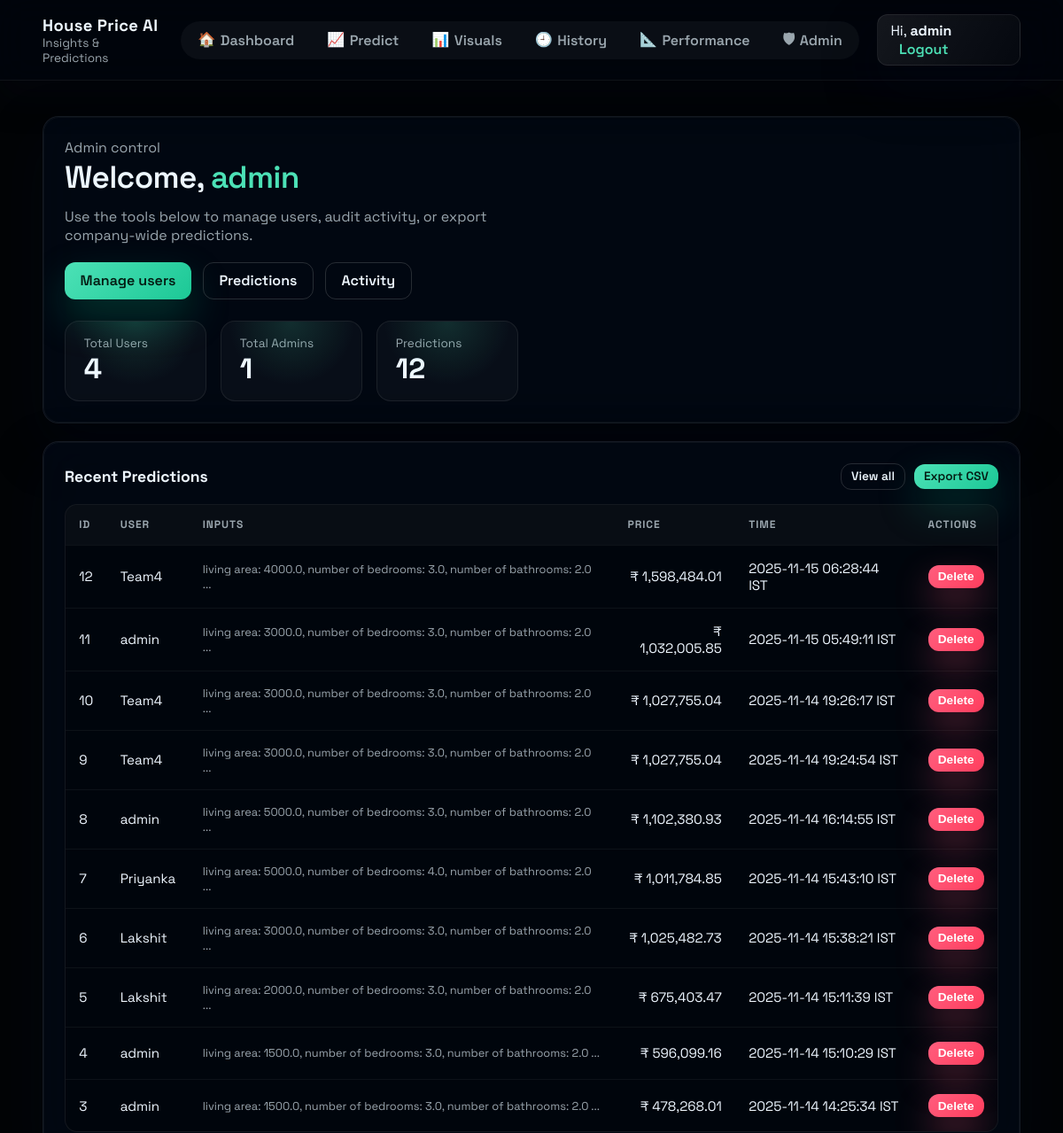
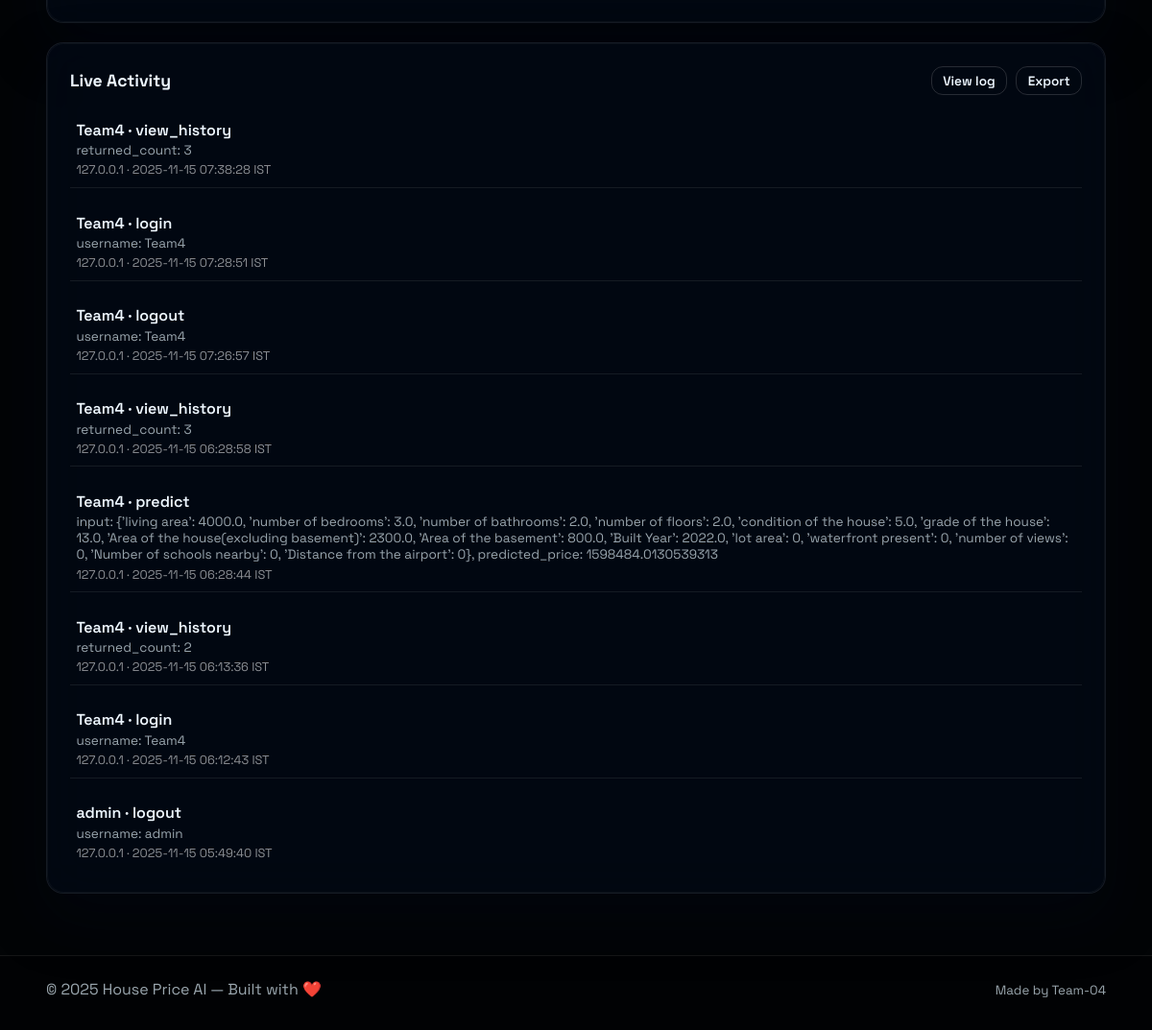
The page /admin (signed in) on the database its author committed (2 pictures, top to bottom).
### tables this page shows
CREATE TABLE predictions (
            id INTEGER PRIMARY KEY AUTOINCREMENT,
            user_id INTEGER,
            input_data TEXT,
            predicted_price REAL,
            timestamp DATETIME DEFAULT CURRENT_TIMESTAMP
        );

CREATE TABLE users (
            id INTEGER PRIMARY KEY AUTOINCREMENT,
            username TEXT UNIQUE NOT NULL,
            password TEXT NOT NULL
        , role TEXT DEFAULT 'user', last_login DATETIME);

CREATE TABLE activity (
            id INTEGER PRIMARY KEY AUTOINCREMENT,
            user_id INTEGER,
            username TEXT,
            action TEXT,
            details TEXT,
            ip TEXT,
            timestamp DATETIME DEFAULT CURRENT_TIMESTAMP
        );

### app.py (the view)
@app.route('/admin')
@admin_required
def admin_dashboard():
    user_count = admin_count = pred_count = 0
    recent_predictions = []
    recent_activity = []
    try:
        with get_db() as conn:
            c = conn.cursor()
            c.execute('SELECT COUNT(*) AS cnt FROM users')
            r = c.fetchone()
            user_count = int(r['cnt']) if r else 0
            c.execute("SELECT COUNT(*) as cnt FROM users WHERE role = 'admin'")
            r = c.fetchone()
            admin_count = int(r['cnt']) if r else 0
            c.execute('SELECT COUNT(*) AS cnt FROM predictions')
            r = c.fetchone()
            pred_count = int(r['cnt']) if r else 0
            c.execute('''
                SELECT p.id, p.user_id, p.input_data, p.predicted_price, p.timestamp, u.username
                FROM predictions p LEFT JOIN users u ON p.user_id = u.id
                ORDER BY p.timestamp DESC LIMIT 10
            ''')
            fetched_preds = [dict(r) for r in c.fetchall()]
            for row in fetched_preds:
                row['input_preview'] = preview_payload(row.get('input_data'))
                row['formatted_timestamp'] = format_timestamp(row.get('timestamp'))
            recent_predictions = fetched_preds
            c.execute('''
                SELECT id, username, action, details, ip, timestamp, user_id
                FROM activity
                ORDER BY timestamp DESC LIMIT 8
            ''')
            fetched_act = [dict(r) for r in c.fetchall()]
            for row in fetched_act:
                row['details_preview'] = preview_payload(row.get('details'))
                row['formatted_timestamp'] = format_timestamp(row.get('timestamp'))
            recent_activity = fetched_act
    except Exception as e:
        print('Admin dashboard error:', e)
        traceback.print_exc()
        flash('Error loading admin dashboard', 'warning')
    return render_template('admin_dashboard.html',
                           user_count=user_count,
                           admin_count=admin_count,
                           pred_count=pred_count,
                           recent_predictions=recent_predictions,
                           recent_activity=recent_activity)

### app.py (called while the page is built, shortened)
@app.context_processor
def inject_helpers():
    def safe_url(endpoint_name, **values):
        try:
            return url_for(endpoint_name, **values)
        except Exception:
            return None
    links = {
        'home': safe_url('home'),
        'dashboard': safe_url('dashboard'),
        'predict': safe_url('predict'),
        'visuals': safe_url('visuals'),
        'history': safe_url('history'),
        'model_performance': safe_url('model_performance'),
        'admin': safe_url('admin'),
        'login': safe_url('login'),
        'signup': safe_url('signup'),
    }
    return {
        'links': links,
        'now': datetime.datetime.utcnow,
        'current_year': datetime.datetime.utcnow().year
    }

def get_db():
    conn = sqlite3.connect(DB_FILE)
    conn.row_factory = sqlite3.Row
    return conn

def format_timestamp(ts, to_ist=True):
    if ts is None:
        return '—'
    try:
        if isinstance(ts, str):
            for fmt in ['%Y-%m-%d %H:%M:%S', '%Y-%m-%d %H:%M:%S.%f', '%Y-%m-%dT%H:%M:%S', '%Y-%m-%dT%H:%M:%S.%f']:
                try:
                    dt = datetime.datetime.strptime(ts, fmt)
                    if to_ist:
                        dt = dt + datetime.timedelta(hours=5, minutes=30)
                    return dt.strftime('%Y-%m-%d %H:%M:%S IST')
                except ValueError:
                    continue
        if isinstance(ts, datetime.datetime):
            if to_ist:
                ts = ts + datetime.timedelta(hours=5, minutes=30)
            return ts.strftime('%Y-%m-%d %H:%M:%S IST')
        return str(ts)
    except Exception:
        return str(ts) if ts else '—'

def preview_payload(raw, max_items=3, max_chars=140):
    if raw is None or raw == '':
        return '—'
    data = raw
    if isinstance(raw, str):
        try:
            data = json.loads(raw)
        except Exception:
            data = raw
    if isinstance(data, dict):
        items = list(data.items())
        preview = ', '.join(f"{k}: {v}" for k, v in items[:max_items])
        if len(items) > max_items:
            preview += ' ...'
        return preview or '—'

### templates/admin_dashboard.html (shortened to what this page needs)
{% extends "base.html" %}
{% block content %}
<section class="dashboard-grid admin-mirror">
  <div class="card welcome-card">
    <div class="welcome-left">
      <p class="muted" style="margin:0;">Admin control</p>
      <h1>Welcome, <span class="accent">{{ session.username }}</span></h1>
      <p class="muted">Use the tools below to manage users, audit activity, or export company-wide predictions.</p>
      <div class="cta-row">
        <a class="btn" href="{{ url_for('admin_users') }}">Manage users</a>
        <a class="btn ghost" href="{{ url_for('admin_predictions') }}">Predictions</a>
        <a class="btn ghost" href="{{ url_for('admin_activity') }}">Activity</a>
      </div>
    </div>
    <div class="welcome-right stats-column">
      <div class="stat">
        <div class="stat-label">Total Users</div>
        <div class="stat-value">{{ user_count }}</div>
      </div>
      <div class="stat">
        <div class="stat-label">Total Admins</div>
        <div class="stat-value">{{ admin_count }}</div>
      </div>
      <div class="stat">
        <div class="stat-label">Predictions</div>
        <div class="stat-value">{{ pred_count }}</div>
      </div>
    </div>
  </div>
  <div class="card wide-card">
    <div class="card-header">
      <h3>Recent Predictions</h3>
      <div class="card-actions">
        <a class="btn small ghost" href="{{ url_for('admin_predictions') }}">View all</a>
        <a class="btn small" href="{{ url_for('admin_export_predictions') }}">Export CSV</a>
      </div>
    </div>
    <div class="table-wrap">
      <table class="styled-table">
        <thead>
          <tr>
            <th>ID</th>
            <th>User</th>
            <th>Inputs</th>
            <th class="right-col">Price</th>
            <th>Time</th>
            <th>Actions</th>
          </tr>
        </thead>
        <tbody>
          {% if recent_predictions %}
            {% for p in recent_predictions %}
              <tr>
                <td>{{ p.id }}</td>
                <td>{{ p.username or ('#'+p.user_id|string if p.user_id else 'system') }}</td>
                <td class="json-preview">{{ p.input_preview }}</td>
                <td class="right-col">₹ {{ "{:,.2f}".format(p.predicted_price) }}</td>
                <td>{{ p.formatted_timestamp if p.formatted_timestamp else p.timestamp }}</td>
                <td>
                  <form method="post" action="{{ url_for('admin_delete_prediction', pred_id=p.id) }}" onsubmit="return confirm('Delete this prediction?')">
                    <button class="btn small danger" type="submit">Delete</button>
                  </form>
                </td>
              </tr>
            {% endfor %}
          {% else %}
            <tr><td colspan="6" class="empty">No predictions yet</td></tr>
          {% endif %}
        </tbody>
      </table>
    </div>
  </div>
  <div class="card wide-card">
    <div class="card-header">
      <h3>Live Activity</h3>
      <div class="card-actions">
        <a class="btn small ghost" href="{{ url_for('admin_activity') }}">View log</a>
        <a class="btn small ghost" href="{{ url_for('admin_activity_export') }}">Export</a>
      </div>
    </div>
    <ul class="activity-feed">
      {% if recent_activity %}
        {% for a in recent_activity %}
          <li>
            <div class="feed-title">{{ a.username or ('#'+a.user_id|string if a.user_id else 'system') }} · {{ a.action }}</div>
            <div class="feed-meta">{{ a.details_preview }}</div>
            <div class="feed-time">{{ a.ip or '—' }} · {{ a.formatted_timestamp if a.formatted_timestamp else a.timestamp }}</div>
          </li>
        {% endfor %}
      {% else %}
        <li class="empty">No recent activity</li>
      {% endif %}
    </ul>
  </div>
</section>
{% endblock %}

### rows shown on the page
predictions: id "12", username "Team4", input_preview "living area: 4000.0, number of bedrooms: 3.0, number of bathrooms: 2.0 ...", predicted_price "1,598,484.01", formatted_timestamp "2025-11-15 06:28:44 IST"
predictions: id "11", username "admin", input_preview "living area: 3000.0, number of bedrooms: 3.0, number of bathrooms: 2.0 ...", predicted_price "1,032,005.85", formatted_timestamp "2025-11-15 05:49:11 IST"
predictions: id "10", username "Team4", input_preview "living area: 3000.0, number of bedrooms: 3.0, number of bathrooms: 2.0 ...", predicted_price "1,027,755.04", formatted_timestamp "2025-11-14 19:26:17 IST"
predictions: id "9", username "Team4", input_preview "living area: 3000.0, number of bedrooms: 3.0, number of bathrooms: 2.0 ...", predicted_price "1,027,755.04", formatted_timestamp "2025-11-14 19:24:54 IST"
predictions: id "8", username "admin", input_preview "living area: 5000.0, number of bedrooms: 3.0, number of bathrooms: 2.0 ...", predicted_price "1,102,380.93", formatted_timestamp "2025-11-14 16:14:55 IST"
predictions: id "7", username "Priyanka", input_preview "living area: 5000.0, number of bedrooms: 4.0, number of bathrooms: 2.0 ...", predicted_price "1,011,784.85", formatted_timestamp "2025-11-14 15:43:10 IST"
predictions: id "6", username "Lakshit", input_preview "living area: 3000.0, number of bedrooms: 3.0, number of bathrooms: 2.0 ...", predicted_price "1,025,482.73", formatted_timestamp "2025-11-14 15:38:21 IST"
predictions: id "5", username "Lakshit", input_preview "living area: 2000.0, number of bedrooms: 3.0, number of bathrooms: 2.0 ...", predicted_price "675,403.47", formatted_timestamp "2025-11-14 15:11:39 IST"
predictions: id "4", username "admin", input_preview "living area: 1500.0, number of bedrooms: 3.0, number of bathrooms: 2.0 ...", predicted_price "596,099.16", formatted_timestamp "2025-11-14 15:10:29 IST"
predictions: id "3", username "admin", input_preview "living area: 1500.0, number of bedrooms: 3.0, number of bathrooms: 2.0 ...", predicted_price "478,268.01", formatted_timestamp "2025-11-14 14:25:34 IST"
activity: username "Team4", action "view_history", details_preview "returned_count: 3", ip "127.0.0.1", formatted_timestamp "2025-11-15 07:38:28 IST"
activity: username "Team4", action "login", details_preview "username: Team4", ip "127.0.0.1", formatted_timestamp "2025-11-15 07:28:51 IST"
activity: username "Team4", action "logout", details_preview "username: Team4", ip "127.0.0.1", formatted_timestamp "2025-11-15 07:26:57 IST"
activity: username "Team4", action "view_history", details_preview "returned_count: 3", ip "127.0.0.1", formatted_timestamp "2025-11-15 06:28:58 IST"
activity: username "Team4", action "predict", details_preview "input: {'living area': 4000.0, 'number of bedrooms': 3.0, 'number of bathrooms': 2.0, 'number of floors': 2.0, 'condition of the house': 5.0, 'grade of the house': 13.0, 'Area of the house(excluding basement)': 2300.0, 'Area of the basement': 800.0, 'Built Year': 2022.0, 'lot area': 0, 'waterfront present': 0, 'number of views': 0, 'Number of schools nearby': 0, 'Distance from the airport': 0}, predicted_price: 1598484.0130539313", ip "127.0.0.1", formatted_timestamp "2025-11-15 06:28:44 IST"
activity: username "Team4", action "view_history", details_preview "returned_count: 2", ip "127.0.0.1", formatted_timestamp "2025-11-15 06:13:36 IST"
activity: username "Team4", action "login", details_preview "username: Team4", ip "127.0.0.1", formatted_timestamp "2025-11-15 06:12:43 IST"
activity: username "admin", action "logout", details_preview "username: admin", ip "127.0.0.1", formatted_timestamp "2025-11-15 05:49:40 IST"

### other values the page prints
{{ session.username }} "admin"
{{ user_count }} "4"
{{ admin_count }} "1"
{{ pred_count }} "12"
